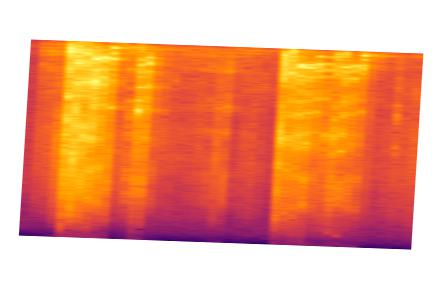
#> input picture archive/negative_Covid-19/negative_0_1155.jpg, 432 x 288 px; its folder holds 4 pictures in this run
$ jupyter execute --allow-errors preprocessing-image.ipynb
#> lines starting #> are read from the running program, lines starting #| are printed output that depends on the picture; after the words box and inside, x2 and y2 are one past the last pixel; in counts of white or black regions, pixels touching at a corner belong together; pictures that were not available may be replaced by others from this repository, and a replacement may not be noted
#> further down, img is the input picture: shape (288, 432, 3); mean B, G, R 124.2, 161.4, 238.7
#> pass 2 of the loop `for i in range(3):`:
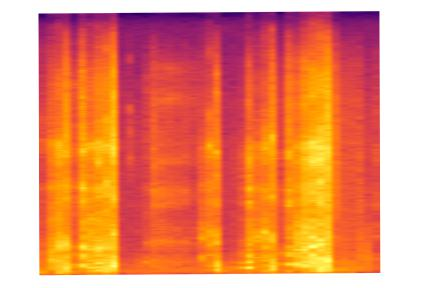
#> input picture archive/negative_Covid-19/negative_0_1164.jpg, 432 x 288 px
#> img is the input picture: shape (288, 432, 3); mean B, G, R 107, 143.7, 234.9
[cell 1]
import os
import cv2
import numpy as np
import matplotlib.pyplot as plt

data_path = 'archive/'    # 원본 데이터 경로

[cell 2]
# 이미지 경로 shuffle

import random

positive_file_path = data_path + 'positive_Covid-19/'    # 양성 데이터 경로
positive_file_list = os.listdir(positive_file_path)      # 양성 데이터들의 이름 리스트 (ex. ['positive_0_4642.jpg', 'positive_0_4284.jpg', ...]) 'positive_0_3582.jpg',)
random.shuffle(positive_file_list)                       # 리스트 요소들의 순서 shuffle

negative_file_path = data_path + 'negative_Covid-19/'
negative_file_list = os.listdir(negative_file_path)
random.shuffle(negative_file_list)

[cell 3]
# 전처리 전 이미지 확인

plt.figure(figsize=(12, 12))    # plt.imshow 할 이미지 크기 적절히 조정
#> (the rest of this cell did not finish here and is left out)

[cell 4]
# 전처리 함수 (입력: 사진 경로, 출력: 전처리된 이미지)
def get_preprocessed_image(img_path):
    img = cv2.imread(img_path)

    gray = cv2.cvtColor(img, cv2.COLOR_BGR2GRAY)                       # 이진화 하기 위해 흑백사진으로 변경
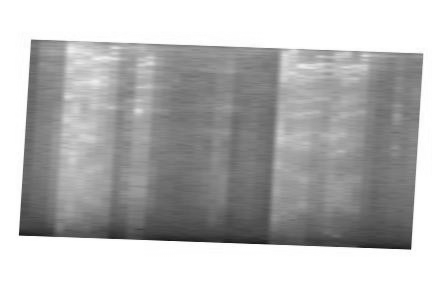
#> gray: shape (288, 432); min 19, max 255, mean 180.3
    ret, thr = cv2.threshold(gray, 200, 255, cv2.THRESH_BINARY_INV)    # 밝기 200을 기준으로 이진화
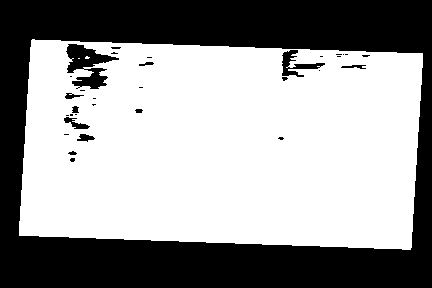
#> thr: shape (288, 432); 60.3% white; 33 black regions (22 under 20 px)

    contours, hier = cv2.findContours(thr, cv2.RETR_TREE, cv2.CHAIN_APPROX_SIMPLE)    # 이진화 된 데이터를 이용하여 윤곽 계산
#> contours = 38 contours, 22 with area under 20; largest, box (x1, y1, x2, y2) and area: (19, 39, 423, 250) 76628, (65, 43, 120, 74) 826, (281, 49, 326, 78) 510, (71, 67, 109, 90) 480, (63, 116, 91, 130) 172

    for c in contours:                              # 검출된 윤곽을 모두 순환
        if cv2.contourArea(c) > 0.2 * 432 * 288:    # 윤곽의 면적이 0.2 * 432 * 288 이상인것만 처리
            rect = cv2.minAreaRect(c)               # 윤곽을 포함하는 제일 작은 면적의 사각형 계산

            pts1 = cv2.boxPoints(rect)                                     # perspective transform을 하기 위해 사각형의 네 꼭지점 좌표 계산
            pts2 = np.float32([[0, 400], [0, 0], [400, 0], [400, 400]])    # 출력할 이미지의 네 꼭지점 좌표

            M = cv2.getPerspectiveTransform(pts1, pts2)
            dst = cv2.warpPerspective(img, M, (400,400))    # perspective transform하여 원본 데이터에서 유의미한 부분을 crop

            # crop한 이미지를 모두 같은 방향으로 정렬하기 위해 네 변의 픽셀의 합을 계산
            top = np.sum(dst[:50,:])    # 위쪽 변의 400*50만큼의 픽셀 합
            bottom = np.sum(dst[350:,:])
            left = np.sum(dst[:,:50])
            right = np.sum(dst[:,350:])

            # ex
            # top: 5296070
            # bottom: 7850642
            # left: 6777168    <- min
            # right: 7251397

            sum_min = min(left, right, top, bottom)    # 네 변중 가장 어두운 곳 계산

            if sum_min == top:
                dst = cv2.rotate(dst, cv2.ROTATE_180)                    # 180도 회전
            elif sum_min == bottom:
                pass
            elif sum_min == left:
                dst = cv2.rotate(dst, cv2.ROTATE_90_COUNTERCLOCKWISE)    # 반시계 90도 회전
            elif sum_min == right:
                dst = cv2.rotate(dst, cv2.ROTATE_90_CLOCKWISE)           # 시계 90도 회전

            return dst
#> this loop made 1 pass
#> (rect, pts2, top, bottom, left, right, sum_min) on pass 1: (((220.5, 144.1), (196.7, 397.2), -87.94), [[0, 400], [0, 0], [400, 0], [400, 400]], 7974450, 7358692, 6096891, 8546313, 6096891)
#> pass 1, in get_preprocessed_image, `dst = cv2.warpPerspective(img, M, (400,400))`:
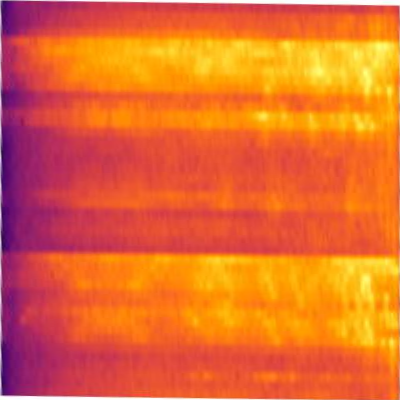
#> dst: shape (400, 400, 3); mean B, G, R 47.4, 106.5, 229.4
#> pass 1, in get_preprocessed_image, `dst = cv2.rotate(dst, cv2.ROTATE_90_COUNTERCLOCKWISE)`:
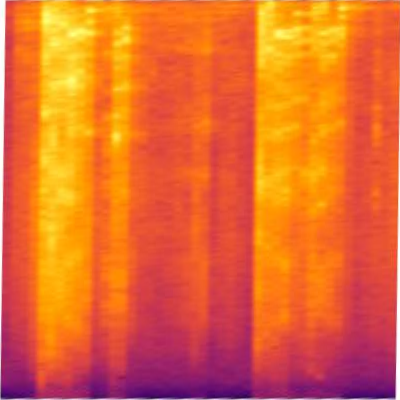
#> dst: shape (400, 400, 3); mean B, G, R 47.4, 106.5, 229.4

[cell 5]
# preprocessed_image 폴더 초기화

import shutil
import os

save_path = "preprocessed_data/"   # 전처리 한 데이터를 저장할 경로

# save_path 디렉토리가 이미 존재하면 삭제
if os.path.isdir(save_path):
    shutil.rmtree(save_path)

# 전처리 한 데이터를 저장할 디렉토리 생성
os.makedirs(save_path + "train/positive/")
os.makedirs(save_path + "train/negative/")
os.makedirs(save_path + "test/positive/")
os.makedirs(save_path + "test/negative/")

[cell 6]
# 모든 이미지를 전처리하여 저장

for image_name in positive_file_list[:int(len(positive_file_list) * 0.8)]:    # positive 데이터의 80%를 train에 분류하여 저장
    img = get_preprocessed_image(positive_file_path + image_name)             # 전처리
    cv2.imwrite(save_path + "train/positive/" + image_name, img)              # 이미지 저장

# negative 데이터는 positive에 비해 데이터가 약 1/5배 이므로 양을 5배 늘려줌 (단순 복사)
# 데이터 양을 그대로 사용하거나 positive 데이터를 다운샘플링 했을때는 훈련 결과가 좋지 못하였음
for image_name in negative_file_list[:int(len(negative_file_list) * 0.8)]:
    img = get_preprocessed_image(negative_file_path + image_name)
    cv2.imwrite(save_path + "train/negative/" + "A" + image_name, img)
#> pass 2 of the loop `for image_name in negative_file_list[:int(len(negative_file_list) * 0...`:
#> in get_preprocessed_image (call 2), `ret, thr = cv2.threshold(gray, 200, 255, cv2.THRESH_BINARY_INV)`:
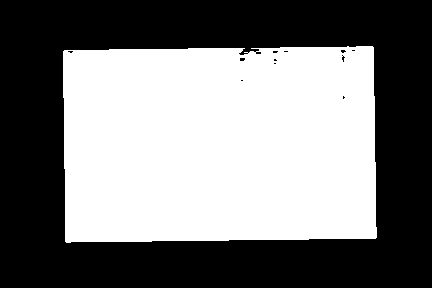
#> thr: shape (288, 432); 48% white; 1 white region
#> contours = 14 contours, 12 with area under 20; largest, box (x1, y1, x2, y2) and area: (63, 46, 377, 243) 59276, (239, 57, 246, 62) 20
#> the loop in get_preprocessed_image, `for c in contours:` made 1 pass
#> (rect, pts2, top, bottom, left, right, sum_min) on pass 1: (((219.3, 143.9), (311.3, 192.5), -0.73), [[0, 400], [0, 0], [400, 0], [400, 400]], 7717964, 5093173, 6668560, 6903188, 5093173)
#> pass 1, in get_preprocessed_image (call 2), `dst = cv2.warpPerspective(img, M, (400,400))`:
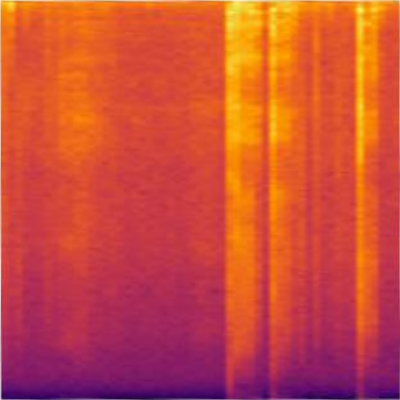
#> dst: shape (400, 400, 3); mean B, G, R 58.1, 75.4, 203.1
#> pass 3 of the loop `for image_name in negative_file_list[:int(len(negative_file_list) * 0...`:
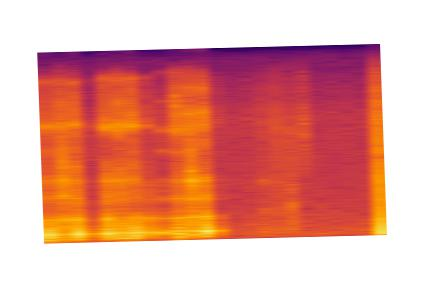
#> input picture archive/negative_Covid-19/negative_0_1101.jpg, 432 x 288 px
#> in get_preprocessed_image, img is the input picture: shape (288, 432, 3); mean B, G, R 149.1, 161.1, 229
#> in get_preprocessed_image (call 3), `ret, thr = cv2.threshold(gray, 200, 255, cv2.THRESH_BINARY_INV)`:
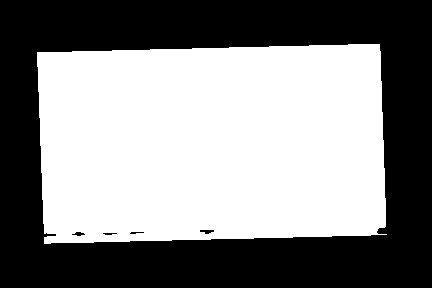
#> thr: shape (288, 432); 52.6% white; 5 black regions (1 under 20 px)
#> contours = 5 contours; box (x1, y1, x2, y2) and area: (37, 44, 387, 244) 65048, (199, 229, 215, 235) 54, (71, 231, 86, 237) 44, (102, 232, 118, 236) 35, (129, 231, 145, 235) 33
#> the loop in get_preprocessed_image, `for c in contours:` made 1 pass
#> (rect, pts2, top, bottom, left, right, sum_min) on pass 1: (((211.3, 143.2), (344.6, 191.6), -1.47), [[0, 400], [0, 0], [400, 0], [400, 400]], 5296341, 7882792, 7499955, 6736607, 5296341)
#> pass 1, in get_preprocessed_image (call 3), `dst = cv2.rotate(dst, cv2.ROTATE_180)`:
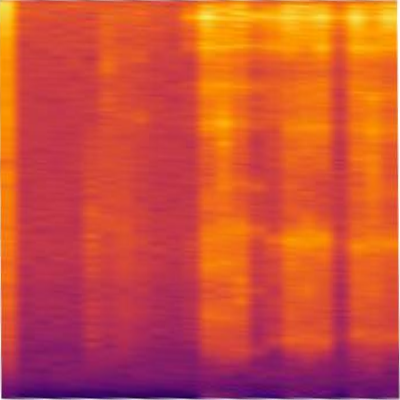
#> dst: shape (400, 400, 3); mean B, G, R 56.3, 78.7, 206.3
for image_name in negative_file_list[:int(len(negative_file_list) * 0.8)]:
    img = get_preprocessed_image(negative_file_path + image_name)
#> in get_preprocessed_image (call 4), `contours, hier = cv2.findContours(thr, cv2.RETR_TREE, cv2.CHAIN_APPROX..`: contours = 38 contours, 22 with area under 20; largest, box (x1, y1, x2, y2) and area: (19, 39, 423, 250) 76628, (65, 43, 120, 74) 826, (281, 49, 326, 78) 510, (71, 67, 109, 90) 480, (63, 116, 91, 130) 172
#> the loop in get_preprocessed_image, `for c in contours:` made 1 pass
    cv2.imwrite(save_path + "train/negative/" + "B" + image_name, img)
#> pass 2 of the loop `for image_name in negative_file_list[:int(len(negative_file_list) * 0...`:
#> contours = 14 contours, 12 with area under 20; largest, box (x1, y1, x2, y2) and area: (63, 46, 377, 243) 59276, (239, 57, 246, 62) 20
#> pass 3 of the loop `for image_name in negative_file_list[:int(len(negative_file_list) * 0...`:
#> contours = 5 contours; box (x1, y1, x2, y2) and area: (37, 44, 387, 244) 65048, (199, 229, 215, 235) 54, (71, 231, 86, 237) 44, (102, 232, 118, 236) 35, (129, 231, 145, 235) 33
for image_name in negative_file_list[:int(len(negative_file_list) * 0.8)]:
    img = get_preprocessed_image(negative_file_path + image_name)
#> in get_preprocessed_image (call 7), `contours, hier = cv2.findContours(thr, cv2.RETR_TREE, cv2.CHAIN_APPROX..`: contours = 38 contours, 22 with area under 20; largest, box (x1, y1, x2, y2) and area: (19, 39, 423, 250) 76628, (65, 43, 120, 74) 826, (281, 49, 326, 78) 510, (71, 67, 109, 90) 480, (63, 116, 91, 130) 172
    cv2.imwrite(save_path + "train/negative/" + "C" + image_name, img)
#> pass 2 of the loop `for image_name in negative_file_list[:int(len(negative_file_list) * 0...`:
#> contours = 14 contours, 12 with area under 20; largest, box (x1, y1, x2, y2) and area: (63, 46, 377, 243) 59276, (239, 57, 246, 62) 20
#> pass 3 of the loop `for image_name in negative_file_list[:int(len(negative_file_list) * 0...`:
#> contours = 5 contours; box (x1, y1, x2, y2) and area: (37, 44, 387, 244) 65048, (199, 229, 215, 235) 54, (71, 231, 86, 237) 44, (102, 232, 118, 236) 35, (129, 231, 145, 235) 33
for image_name in negative_file_list[:int(len(negative_file_list) * 0.8)]:
    img = get_preprocessed_image(negative_file_path + image_name)
#> in get_preprocessed_image (call 10), `contours, hier = cv2.findContours(thr, cv2.RETR_TREE, cv2.CHAIN_APPROX..`: contours = 38 contours, 22 with area under 20; largest, box (x1, y1, x2, y2) and area: (19, 39, 423, 250) 76628, (65, 43, 120, 74) 826, (281, 49, 326, 78) 510, (71, 67, 109, 90) 480, (63, 116, 91, 130) 172
    cv2.imwrite(save_path + "train/negative/" + "D" + image_name, img)
#> pass 2 of the loop `for image_name in negative_file_list[:int(len(negative_file_list) * 0...`:
#> contours = 14 contours, 12 with area under 20; largest, box (x1, y1, x2, y2) and area: (63, 46, 377, 243) 59276, (239, 57, 246, 62) 20
#> pass 3 of the loop `for image_name in negative_file_list[:int(len(negative_file_list) * 0...`:
#> contours = 5 contours; box (x1, y1, x2, y2) and area: (37, 44, 387, 244) 65048, (199, 229, 215, 235) 54, (71, 231, 86, 237) 44, (102, 232, 118, 236) 35, (129, 231, 145, 235) 33
for image_name in negative_file_list[:int(len(negative_file_list) * 0.8)]:
    img = get_preprocessed_image(negative_file_path + image_name)
#> in get_preprocessed_image (call 13), `contours, hier = cv2.findContours(thr, cv2.RETR_TREE, cv2.CHAIN_APPROX..`: contours = 38 contours, 22 with area under 20; largest, box (x1, y1, x2, y2) and area: (19, 39, 423, 250) 76628, (65, 43, 120, 74) 826, (281, 49, 326, 78) 510, (71, 67, 109, 90) 480, (63, 116, 91, 130) 172
    cv2.imwrite(save_path + "train/negative/" + "E" + image_name, img)
#> pass 2 of the loop `for image_name in negative_file_list[:int(len(negative_file_list) * 0...`:
#> contours = 14 contours, 12 with area under 20; largest, box (x1, y1, x2, y2) and area: (63, 46, 377, 243) 59276, (239, 57, 246, 62) 20
#> pass 3 of the loop `for image_name in negative_file_list[:int(len(negative_file_list) * 0...`:
#> contours = 5 contours; box (x1, y1, x2, y2) and area: (37, 44, 387, 244) 65048, (199, 229, 215, 235) 54, (71, 231, 86, 237) 44, (102, 232, 118, 236) 35, (129, 231, 145, 235) 33
